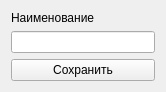
<?xml version="1.0" encoding="UTF-8"?>
<ui version="4.0">
 <class>Form</class>
 <widget class="QWidget" name="Form">
  <property name="geometry">
   <rect>
    <x>0</x>
    <y>0</y>
    <width>166</width>
    <height>91</height>
   </rect>
  </property>
  <property name="windowTitle">
   <string>Добавление характеристики</string>
  </property>
  <layout class="QGridLayout" name="gridLayout">
   <item row="1" column="1">
    <widget class="QLineEdit" name="lineEdit_characteristic_name"/>
   </item>
   <item row="0" column="1">
    <widget class="QLabel" name="label_2">
     <property name="text">
      <string>Наименование</string>
     </property>
    </widget>
   </item>
   <item row="2" column="1">
    <widget class="QPushButton" name="pushButton_save">
     <property name="text">
      <string>Сохранить</string>
     </property>
    </widget>
   </item>
  </layout>
 </widget>
 <resources/>
 <connections/>
</ui>
